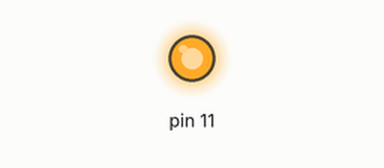
A sketch run on a simulated Arduino Uno, built with avr-gcc and run on an emulated ATmega328P. Shown: output pins drawn as LEDs (lit = HIGH).

Above: at 0.1 s.
Timing chart, 0 to 1.6 s (numbered marks = the images above):
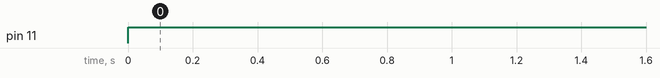

Measured:
- by itself, pin 11: LOW → HIGH at 0.00 s

The sketch:

Autonomous_robot.ino
```cpp
void setup()
{

	pinMode(11, OUTPUT);


}

void loop()
{

  /* add main program code here */
	digitalWrite(11, 100);
}
```
